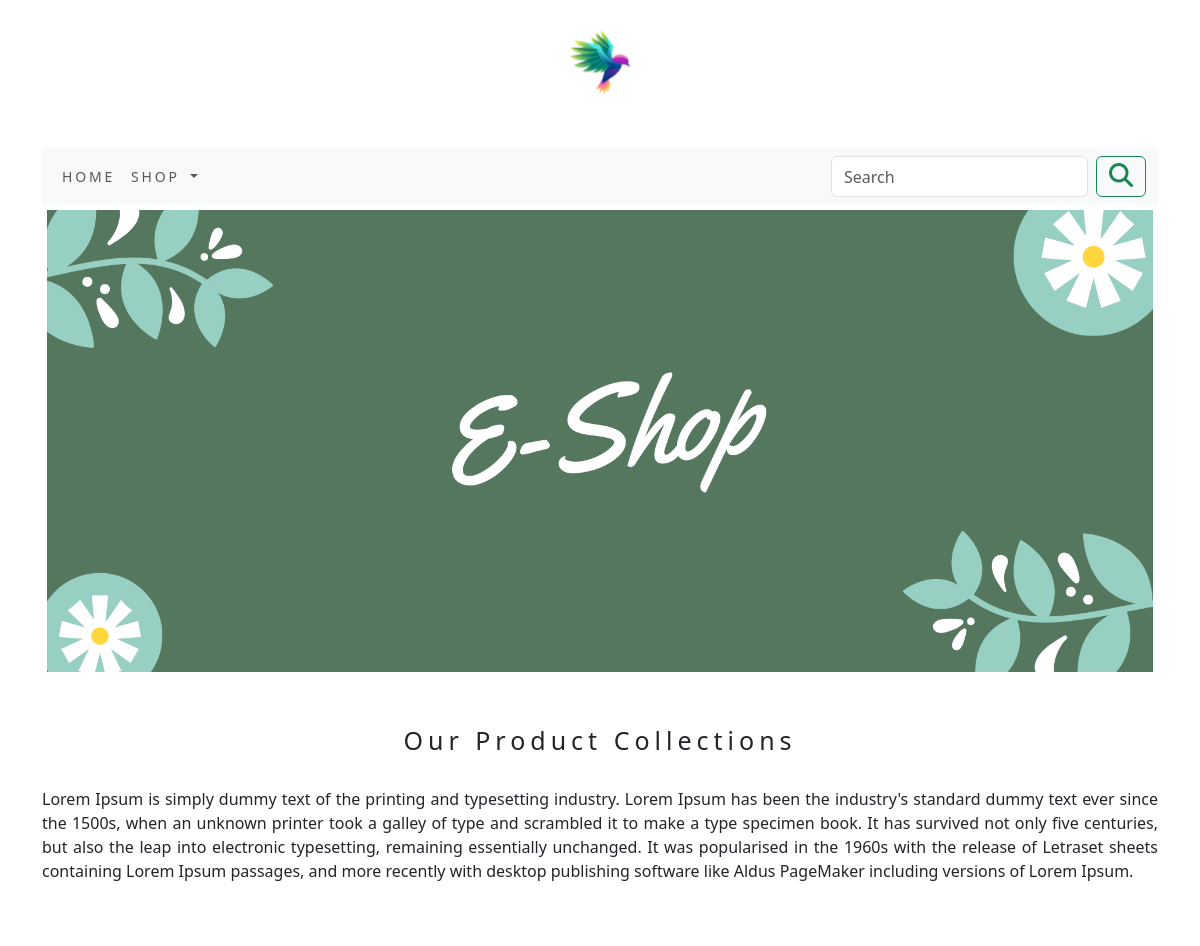
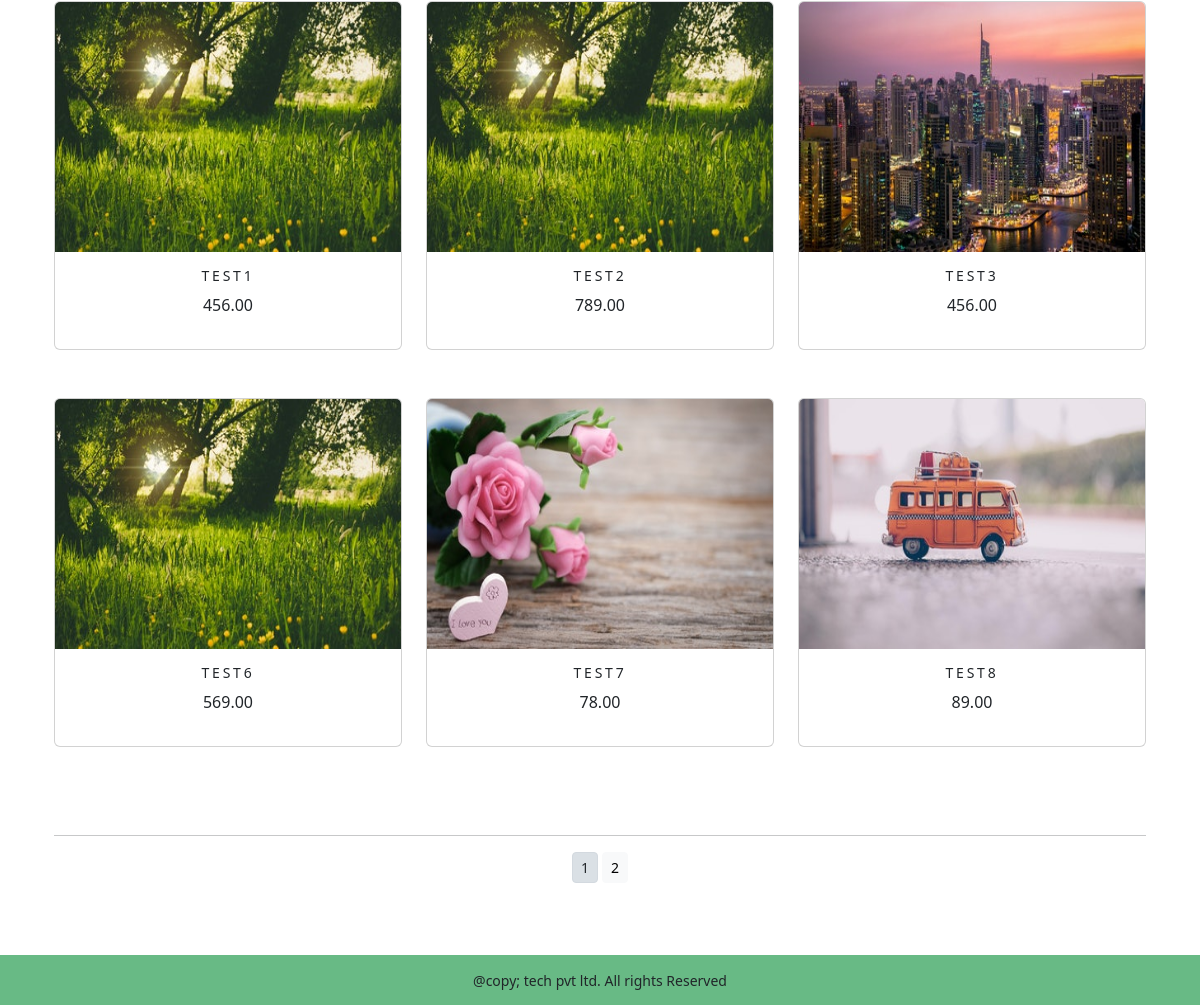
The app's page /shop/ with its own data (2 pictures, top to bottom).
### shop/models.py (models this page shows, shortened)
class Product(models.Model):
    name=models.CharField(max_length=250,unique=True)
    slug = models.SlugField(max_length=250, unique=True)
    description=models.TextField(blank=True)
    price=models.DecimalField(max_digits=10,decimal_places=2)
    category=models.ForeignKey(Category,on_delete=models.CASCADE)
    image=models.ImageField(upload_to='pic',blank=True)
    stock=models.IntegerField()
    available=models.BooleanField(default=True)
    created=models.DateTimeField(auto_now_add=True)
    updated=models.DateTimeField(auto_now=True)
    def  get_url(self):
        return reverse('shop:prodCatdetail',args=[self.category.slug,self.slug])
    class Meta:
            ordering = ('name',)
            verbose_name = 'product'
            verbose_name_plural = 'products'

### shop/views.py (the view)
# urls.py: path('',views.allprodCat,name='allprodCat'),
def allprodCat(request,c_slug=None):
    c_page=None
    products_list=None
    if c_slug!=None:
        c_page=get_object_or_404(Category,slug=c_slug)
        products_list=Product.objects.all().filter(category=c_page,available=True)
    else:
        products_list=Product.objects.all().filter(available=True)
    paginator = Paginator(products_list,6)
    try:
        page=int(request.GET.get('page', '1'))
    except:
        page = 1
    try:
        products = paginator.page(page)
    except(EmptyPage, InvalidPage):
        products = paginator.page(paginator.num_pages)
    return render(request,"category.html",{'category':c_page,'products':products})

### cart/contex_processors.py (called while the page is built)
def counter(request):
    item_count=0
    if 'admin' in request.path:
        return {}
    else:
        try:
            cart=Cart.objects.filter(cart_id=cart_id(request))
            car_items=CartItem.objects.all().filter(cart=cart[:1])
            for cart_item in car_items:
                 item_count +=cart_item.quantity
        except Cart.DoesNotExist:
            item_count = 0
    return dict(item_count=item_count)

### cart/views.py (called while the page is built)
def cart_id(request):
    cart=request.session.session_key
    if not cart:
        cart=request.session.create()
    return cart

### shop/contex_processors.py (called while the page is built)
def menu_links(request):
    links= Category.objects.all()
    return dict(links=links)

### shop/models.py (called while the page is built)
    def get_url(self):
        return reverse('shop:products_by_category',args=[self.slug])

### templates/category.html (shortened to what this page needs)
{% extends 'base.html' %}
{% load static %}
{% block  content %}
<div class="mx_auto">
   {% if category %}
    <div>
        <h1 class="text-center my_title">{{category.name}}</h1>
        <p class="text-justify">{{category.description}}</p>
    </div><br>
    <img class="my_image" src="{{category.image.url}}" alt="{{category.name}}"><br><br><br>
    <br>
    {% else %}
    <div>
    <img  class="my_image my_image_padding" src="{% static 'img/Shop.png'%}" alt="our products" width="1250px;">
        <br>
        <br>
        <br>
</div>
    <diV>
        <h1 class="text-center my_title">Our Product Collections</h1><br>
        <p class="text-justify">Lorem Ipsum is simply dummy text of the printing and typesetting industry. Lorem Ipsum has been the industry's standard dummy text ever since the 1500s, when an unknown printer took a galley of type and scrambled it to make a type specimen book. It has survived not only five centuries, but also the leap into electronic typesetting, remaining essentially unchanged. It was popularised in the 1960s with the release of Letraset sheets containing Lorem Ipsum passages, and more recently with desktop publishing software like Aldus PageMaker including versions of Lorem Ipsum.</p>
</div>
      {% endif %}
    <div class="container">
        <div class="row mx_auto">
            {% for product in products.object_list %}
            <div class="my_bottum_margin  col-9 col-sm-12 col-md-4 col-lg-4 "><br><br>
                <div class="card text-center" style="min-width:18rem;">
                    <a href="{{product.get_url}}"><img class="card-img-top my_image1" src="{{product.image.url}}" height="200px" width="200px" alt="{{product.name}}"  ></a>
                    <div class="card-body">
                        <h4>{{product.name}}</h4>
                        <p>{{product.price}}</p>
                    </div>
                </div>
            </div>
            {% endfor %}
        </div>
        <br>
<br>
<br>
 <div class="mx_auto">
         {% if products.paginator.num_pages > 1 %}
        <hr>
        <div class="text-center">
            {% for pg in  products.paginator.page_range %}
                  <a href="?page={{pg}}" class="btn btn-light btn-sm {% if products.number == pg %} active {% endif %}"> {{pg}}</a>
            {% endfor %}
        </div>
        {% endif %}
    </div>
        <br>
</div>
</div>
{% endblock %}

### templates/base.html (shortened to what this page needs)
{% load static %}
<!DOCTYPE html>
<html lang="en">
<head>
    <link rel="stylesheet" href="https://cdn.jsdelivr.net/npm/bootstrap@4.0.0/dist/css/bootstrap.min.css">
    <link rel="stylesheet" href="{% static 'css/custom.css' %}">
    <link href="https://cdn.jsdelivr.net/npm/bootstrap@5.3.0/dist/css/bootstrap.min.css" rel="stylesheet">
    <link rel="stylesheet" href="https://cdnjs.cloudflare.com/ajax/libs/font-awesome/4.7.0/css/font-awesome.min.css">
</head>
<body>
<div class="container">
{% include 'header.html' %}
    <br>
{% include 'nav.html' %}
{% block content %}
{% endblock %}
</div>
{% include 'footer.html' %}
</body>
</html>

### templates/header.html
{% load static %}
<header>
  <center>
  <a href ="{% url 'shop:allprodCat' %}"><img src="{% static 'img/bird_2.jpg' %}" alt="logimage" width="124px">
  </center>
</header>

### templates/nav.html (shortened to what this page needs)
<!DOCTYPE html>
<html lang="en">
<head>
  <link href="https://cdn.jsdelivr.net/npm/bootstrap@5.3.0/dist/css/bootstrap.min.css" rel="stylesheet">
</head>
<body>
<nav class="navbar navbar-expand-lg bg-body-tertiary">
  <div class="container-fluid">
    <div class="collapse navbar-collapse" id="navbarSupportedContent">
      <ul class="navbar-nav me-auto mb-2 mb-lg-0">
        <li class="nav-item">
          <a class="nav-link" href="{% url 'shop:allprodCat' %}">Home</a>
        </li>
        <li class="nav-item dropdown {% if 'shopapp' in request.path %} active {% endif %}">
          <a class="nav-link dropdown-toggle" href="#" role="button" data-bs-toggle="dropdown" aria-expanded="false">
            Shop
          </a>
        </li>
      </ul>
      <form class="d-flex" role="search" action="{% url 'search_app:SearchResult' %}" method="get">
        <input class="form-control me-2" type="search" placeholder="Search" name="q" aria-label="Search">
        <button class="btn btn-outline-success" type="submit"><i class="fa fa-search" style="font-size:24px"></i></button>
      </form>
    </div>
  </div>
</nav>
</body>
</html>

### templates/footer.html
<br>
<br>
<footer>
<div>
<div class="footer navbar-fixed-bottom my_footer">
    <p class="text-center ">@copy; tech pvt ltd. All rights Reserved</p>
</div>
    </div>
    </footer>

### static/css/custom.css (style rules this page uses)
body { font-family: 'Roboto', sans-serif; }
.nav-item { letter-spacing : .2em; font-size : 14px; text-transform : uppercase; }
.my_footer { width:100%; background-color:#68ba85; height:50px; }
.my_footer p { padding-top:15px; font-size:14px; }
.my_image { width:100%; height:auto; }
.my_image1 { width:100%; height:auto; width:250px; height:250px; }
.my_title { font-size:25px; text_transform:uppercase; letter-spacing:.2em; }
.my_image_padding { padding:5px; }
.card-body h4 { font-size:14px; text-transform:uppercase; letter-spacing:.2em; }

### records on screen
Product: image (picture), name "TEST1", price "456.00"
Product: image (picture), name "TEST2", price "789.00"
Product: image (picture), name "TEST3", price "456.00"
Product: image (picture), name "TEST6", price "569.00"
Product: image (picture), name "TEST7", price "78.00"
Product: image (picture), name "TEST8", price "89.00"

### other values on screen
{{ pg }} "1" "2"
